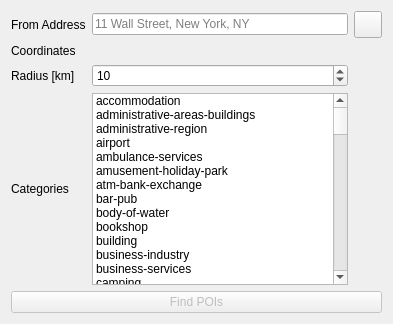
         <widget class="QWidget" name="tab_11">
          <attribute name="title">
           <string>manual input</string>
          </attribute>
          <layout class="QVBoxLayout" name="verticalLayout_7">
           <item>
            <layout class="QGridLayout" name="gridLayout_3">
             <item row="1" column="0">
              <widget class="QLabel" name="label_21">
               <property name="text">
                <string>Coordinates</string>
               </property>
              </widget>
             </item>
             <item row="1" column="1">
              <widget class="QLabel" name="placeLabel">
               <property name="text">
                <string/>
               </property>
              </widget>
             </item>
             <item row="0" column="0">
              <widget class="QLabel" name="label_12">
               <property name="text">
                <string>From Address</string>
               </property>
              </widget>
             </item>
             <item row="0" column="1">
              <widget class="QLineEdit" name="placesAddress">
               <property name="placeholderText">
                <string>11 Wall Street, New York, NY</string>
               </property>
              </widget>
             </item>
             <item row="0" column="2">
              <widget class="QToolButton" name="captureButton_4">
               <property name="text">
                <string/>
               </property>
               <property name="iconSize">
                <size>
                 <width>20</width>
                 <height>20</height>
                </size>
               </property>
               <property name="checkable">
                <bool>true</bool>
               </property>
               <property name="checked">
                <bool>false</bool>
               </property>
              </widget>
             </item>
             <item row="2" column="0">
              <widget class="QLabel" name="label_22">
               <property name="text">
                <string>Radius [km]</string>
               </property>
              </widget>
             </item>
             <item row="2" column="1">
              <widget class="QSpinBox" name="RadiusBox">
               <property name="value">
                <number>10</number>
               </property>
              </widget>
             </item>
             <item row="3" column="1">
              <widget class="QListWidget" name="listWidget">
               <property name="selectionMode">
                <enum>QAbstractItemView::MultiSelection</enum>
               </property>
               <property name="sortingEnabled">
                <bool>true</bool>
               </property>
               <item>
                <property name="text">
                 <string>accommodation</string>
                </property>
               </item>
               <item>
                <property name="text">
                 <string>administrative-areas-buildings</string>
                </property>
               </item>
               <item>
                <property name="text">
                 <string>administrative-region</string>
                </property>
               </item>
               <item>
                <property name="text">
                 <string>airport</string>
                </property>
               </item>
               <item>
                <property name="text">
                 <string>ambulance-services</string>
                </property>
               </item>
               <item>
                <property name="text">
                 <string>amusement-holiday-park</string>
                </property>
               </item>
               <item>
                <property name="text">
                 <string>atm-bank-exchange</string>
                </property>
               </item>
               <item>
                <property name="text">
                 <string>bar-pub</string>
                </property>
               </item>
               <item>
                <property name="text">
                 <string>body-of-water</string>
                </property>
               </item>
               <item>
                <property name="text">
                 <string>bookshop</string>
                </property>
               </item>
               <item>
                <property name="text">
                 <string>building</string>
                </property>
               </item>
               <item>
                <property name="text">
                 <string>business-industry</string>
                </property>
               </item>
               <item>
                <property name="text">
                 <string>business-services</string>
                </property>
               </item>
               <item>
                <property name="text">
                 <string>camping</string>
                </property>
               </item>
               <item>
                <property name="text">
                 <string>car-dealer-repair</string>
                </property>
               </item>
               <item>
                <property name="text">
                 <string>car-rental</string>
                </property>
               </item>
               <item>
                <property name="text">
                 <string>casino</string>
                </property>
               </item>
               <item>
                <property name="text">
                 <string>cinema</string>
                </property>
               </item>
               <item>
                <property name="text">
                 <string>city-town-village</string>
                </property>
               </item>
               <item>
                <property name="text">
                 <string>clothing-accessories-shop</string>
                </property>
               </item>
               <item>
                <property name="text">
                 <string>coffee</string>
                </property>
               </item>
               <item>
                <property name="text">
                 <string>coffee-tea</string>
                </property>
               </item>
               <item>
                <property name="text">
                 <string>communication-media</string>
                </property>
               </item>
               <item>
                <property name="text">
                 <string>dance-night-club</string>
                </property>
               </item>
               <item>
                <property name="text">
                 <string>department-store</string>
                </property>
               </item>
               <item>
                <property name="text">
                 <string>eat-drink</string>
                </property>
               </item>
               <item>
                <property name="text">
                 <string>education-facility</string>
                </property>
               </item>
               <item>
                <property name="text">
                 <string>electronics-shop</string>
                </property>
               </item>
               <item>
                <property name="text">
                 <string>ev-charging-station</string>
                </property>
               </item>
               <item>
                <property name="text">
                 <string>facilities</string>
                </property>
               </item>
               <item>
                <property name="text">
                 <string>facility</string>
                </property>
               </item>
               <item>
                <property name="text">
                 <string>fair-convention-facility</string>
                </property>
               </item>
               <item>
                <property name="text">
                 <string>ferry-terminal</string>
                </property>
               </item>
               <item>
                <property name="text">
                 <string>fire-department</string>
                </property>
               </item>
               <item>
                <property name="text">
                 <string>food-drink</string>
                </property>
               </item>
               <item>
                <property name="text">
                 <string>forest-heath-vegetation</string>
                </property>
               </item>
               <item>
                <property name="text">
                 <string>going-out</string>
                </property>
               </item>
               <item>
                <property name="text">
                 <string>government-community-facility</string>
                </property>
               </item>
               <item>
                <property name="text">
                 <string>hardware-house-garden-shop</string>
                </property>
               </item>
               <item>
                <property name="text">
                 <string>hospital-health-care-facility</string>
                </property>
               </item>
               <item>
                <property name="text">
                 <string>hospital-health-care-facility</string>
                </property>
               </item>
               <item>
                <property name="text">
                 <string>hostel</string>
                </property>
               </item>
               <item>
                <property name="text">
                 <string>hotel</string>
                </property>
               </item>
               <item>
                <property name="text">
                 <string>intersection</string>
                </property>
               </item>
               <item>
                <property name="text">
                 <string>kiosk-convenience-store</string>
                </property>
               </item>
               <item>
                <property name="text">
                 <string>landmark-attraction</string>
                </property>
               </item>
               <item>
                <property name="text">
                 <string>leisure-outdoor</string>
                </property>
               </item>
               <item>
                <property name="text">
                 <string>library</string>
                </property>
               </item>
               <item>
                <property name="text">
                 <string>mall</string>
                </property>
               </item>
               <item>
                <property name="text">
                 <string>motel</string>
                </property>
               </item>
               <item>
                <property name="text">
                 <string>mountain-hill</string>
                </property>
               </item>
               <item>
                <property name="text">
                 <string>museum</string>
                </property>
               </item>
               <item>
                <property name="text">
                 <string>natural-geographical</string>
                </property>
               </item>
               <item>
                <property name="text">
                 <string>outdoor-area-complex</string>
                </property>
               </item>
               <item>
                <property name="text">
                 <string>parking-facility</string>
                </property>
               </item>
               <item>
                <property name="text">
                 <string>petrol-station</string>
                </property>
               </item>
               <item>
                <property name="text">
                 <string>pharmacy</string>
                </property>
               </item>
               <item>
                <property name="text">
                 <string>police-emergency</string>
                </property>
               </item>
               <item>
                <property name="text">
                 <string>police-station</string>
                </property>
               </item>
               <item>
                <property name="text">
                 <string>postal-area</string>
                </property>
               </item>
               <item>
                <property name="text">
                 <string>post-office</string>
                </property>
               </item>
               <item>
                <property name="text">
                 <string>public-transport</string>
                </property>
               </item>
               <item>
                <property name="text">
                 <string>railway-station</string>
                </property>
               </item>
               <item>
                <property name="text">
                 <string>recreation</string>
                </property>
               </item>
               <item>
                <property name="text">
                 <string>religious-place</string>
                </property>
               </item>
               <item>
                <property name="text">
                 <string>restaurant</string>
                </property>
               </item>
               <item>
                <property name="text">
                 <string>service</string>
                </property>
               </item>
               <item>
                <property name="text">
                 <string>shop</string>
                </property>
               </item>
               <item>
                <property name="text">
                 <string>shopping</string>
                </property>
               </item>
               <item>
                <property name="text">
                 <string>sights-museums</string>
                </property>
               </item>
               <item>
                <property name="text">
                 <string>snacks-fast-food</string>
                </property>
               </item>
               <item>
                <property name="text">
                 <string>sport-outdoor-shop</string>
                </property>
               </item>
               <item>
                <property name="text">
                 <string>sports-facility-venue</string>
                </property>
               </item>
               <item>
                <property name="text">
                 <string>street-square</string>
                </property>
               </item>
               <item>
                <property name="text">
                 <string>taxi-stand</string>
                </property>
               </item>
               <item>
                <property name="text">
                 <string>tea</string>
                </property>
               </item>
               <item>
                <property name="text">
                 <string>theatre-music-culture</string>
                </property>
               </item>
               <item>
                <property name="text">
                 <string>toilet-rest-area</string>
                </property>
               </item>
               <item>
                <property name="text">
                 <string>tourist-information</string>
                </property>
               </item>
               <item>
                <property name="text">
                 <string>transport</string>
                </property>
               </item>
               <item>
                <property name="text">
                 <string>travel-agency</string>
                </property>
               </item>
               <item>
                <property name="text">
                 <string>undersea-feature</string>
                </property>
               </item>
               <item>
                <property name="text">
                 <string>wine-and-liquor</string>
                </property>
               </item>
               <item>
                <property name="text">
                 <string>zoo</string>
                </property>
               </item>
              </widget>
             </item>
             <item row="3" column="0">
              <widget class="QLabel" name="label_23">
               <property name="text">
                <string>Categories</string>
               </property>
              </widget>
             </item>
            </layout>
           </item>
           <item>
            <widget class="QPushButton" name="findPOISButton">
             <property name="enabled">
              <bool>false</bool>
             </property>
             <property name="text">
              <string>Find POIs</string>
             </property>
            </widget>
           </item>
          </layout>
         </widget>
